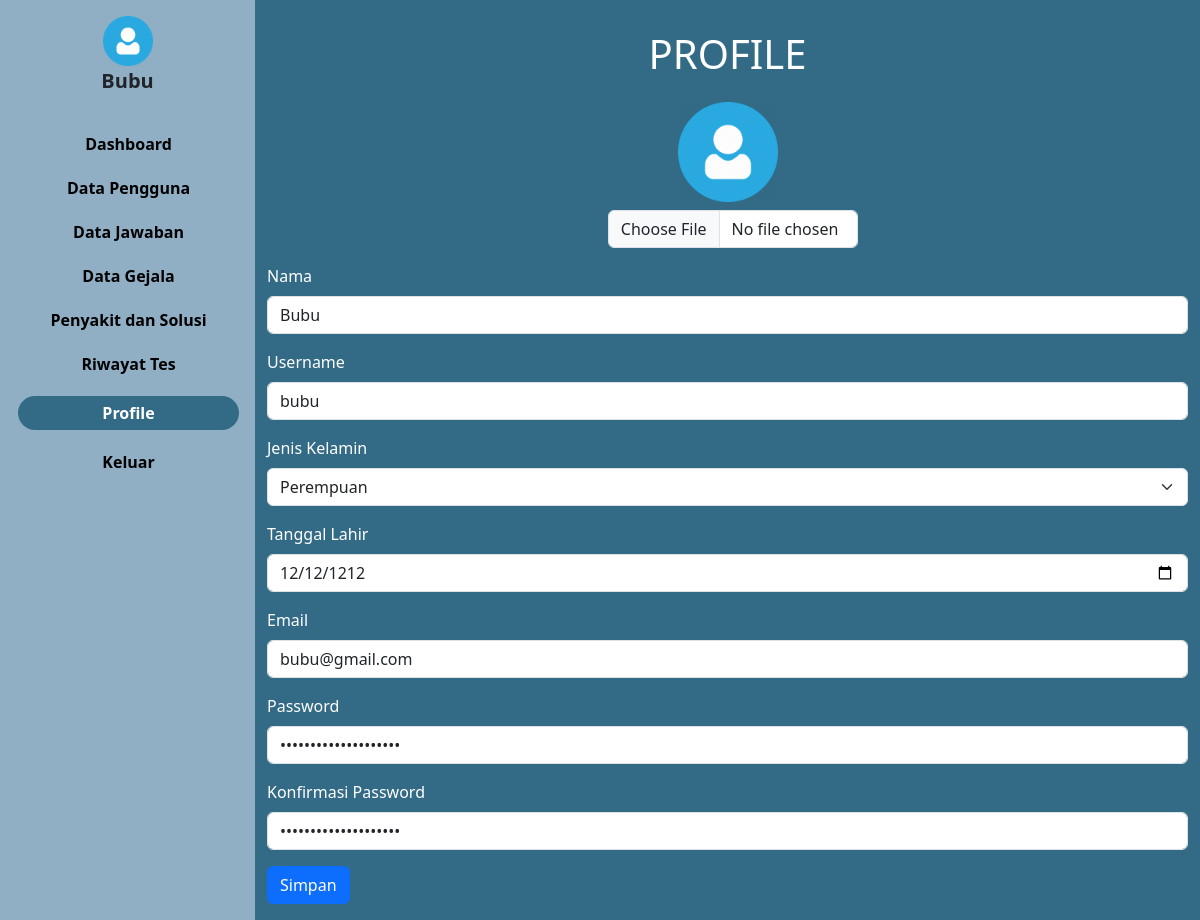
Page /profil.php (signed in) on the committed database.
### tables this page shows
CREATE TABLE `user` (
  `iduser` int(15) NOT NULL,
  `username` varchar(30) NOT NULL,
  `password` varchar(100) NOT NULL,
  `nama` varchar(45) NOT NULL,
  `jk` char(2) NOT NULL,
  `tanggal_lahir` date NOT NULL,
  `email` varchar(30) NOT NULL,
  `level` varchar(10) NOT NULL,
  `foto` varchar(30) NOT NULL
);

### konek.php (called while the page is built, shortened)
<?php
$koneksi = mysqli_connect("localhost", "root", "", "mata");
function query($query)
{
    global $koneksi;
    $result = mysqli_query($koneksi, $query);
    $rows = [];
    while ($row = mysqli_fetch_assoc($result)) {
        $rows[] = $row;
    }
    return $rows;
}
function dekripsi($teks)
{
    $text = $teks;
    $kunci = 'mataRara';
    $key = hash('sha256', $kunci);
    $pkey = "123";
    $method = "aes-192-cfb1";
    $iv = substr(hash('sha256', $pkey), 0, 16);
    $dekripsi = base64_decode($text);
    $dekripsi = openssl_decrypt($dekripsi, $method, $key, 0, $iv);
    return $dekripsi;
}
?>

### profil.php (the view, shortened to what this page needs)
<?php
require_once 'konek.php';
$id = dekripsi($_COOKIE['mataRara']);
$user = query("SELECT * FROM user WHERE iduser = $id")[0];
if ($user['jk'] == "L") {
  $jenis_kelamim = "Laki-Laki";
} else {
  $jenis_kelamim = "Perempuan";
}
?>
<html lang="en">
<head>
  <link href="https://cdn.jsdelivr.net/npm/bootstrap@5.3.0/dist/css/bootstrap.min.css" rel="stylesheet"
>
  <link rel="stylesheet" href="style.css">
</head>
<body>
  <div class="main-container d-flex">
    <div class="sidebar px-3 pt-3">
      <div class="header pb-3">
        <img class="text-center" src="img/<?= $user['foto']; ?>"
          style="width: 50px; margin-right: auto; margin-left: auto; display: block;" alt="">
        <h5 class="offcanvas-title fw-bold text-center" style="margin-left: auto; font-size: 20px"
          id="offcanvasDarkLabel"><?php echo $user['nama']; ?></h5>
      </div>
      <ul>
        <li class=""> <a href="admin.php">Dashboard</a></li>
        <li class=""><a href="pengguna.php">Data Pengguna</a></li>
        <li class=""> <a href="pertanyaan.php">Data Jawaban</a></li>
        <li class=""><a href="gejala.php">Data Gejala</a></li>
        <li class=""><a href="penyakit.php">Penyakit dan Solusi</a></li>
        <li class=""> <a href="riwayat.php">Riwayat Tes</a></li>
        <li class="active"> <a href="profil.php">Profile</a></li>
        <li class=""> <a href="keluar.php">Keluar</a></li>
      </ul>
    </div>
    <div class="content" style="width: 100%;">
      <div class="container ">
        <h1 style="text-align:center; margin-top: 30px; color: white; padding: 0px 35px">PROFILE</h1>
        <form method="post" action="" enctype="multipart/form-data">
          <div class="profil text-center mt-4">
            <img src="img/<?= $user['foto']; ?>" alt="" style="width:100px;">
            <div class="mb-3 mt-2 uploadFoto">
              <input style="width: 250px; margin-left: 37%;" class="form-control" type="file" id="formFile" name="foto">
            </div>
          </div>
          <div class="mb-3 text-white">
            <label class="form-label">Nama</label>
            <input type="text" class="form-control" value="<?= $user['nama']; ?>" name="nama">
          </div>
          <div class="mb-3 text-white">
            <label class="form-label">Username</label>
            <input type="text" class="form-control" value="<?= $user['username']; ?>" name="username">
          </div>
          <div class="mb-3 text-white">
            <label class="form-label">Jenis Kelamin</label>
            <select class="form-select" aria-label="Default select example" name="jk">
              <option value="<?= $user['jk']; ?>" selected hidden><?= $jenis_kelamim; ?></option>
            </select>
          </div>
          <div class="mb-3 text-white">
            <label class="form-label">Tanggal Lahir</label>
            <input type="date" value="<?= $user['tanggal_lahir']; ?>" class="form-control" name="tanggal_lahir">
          </div>
          <div class="mb-3 text-white">
            <label class="form-label">Email</label>
            <input type="text" class="form-control" value="<?= $user['email']; ?>" name="email">
          </div>
          <div class="mb-3 text-white">
            <label class="form-label">Password</label>
            <input type="password" class="form-control" value="<?= $user['password']; ?>" name="password">
          </div>
          <div class="mb-3 text-white">
            <label class="form-label">Konfirmasi Password</label>
            <input type="password" class="form-control" value="<?= $user['password']; ?>" name="password2">
          </div>
          <button type="submit" name="submit_profil" class="btn btn-primary">Simpan</button>
        </form>
      </div>
    </div>
</body>
</html>

### style.css (style rules this page uses)
body { background: #336B87; padding: 0; margin: 0; }
.sidebar { min-width: 255px; max-width: 255px; min-height: 100vh; background-color: #90AFC5; }
.sidebar ul { padding-left: 2px; text-align: center; }
.sidebar ul li a { font-weight: bold; color: black; font-size: auto; text-decoration: none; }
.sidebar ul li { margin-top: 20px; margin-bottom: 10px; list-style-type: none; }
.sidebar li.active { background: #336B87; width: auto; height: auto; padding: 5px 0; border-radius: 20px; }
.sidebar ul li.active a { color: white; font-size: auto; }

### rows in the picture
user: foto (picture), nama "Bubu", username "bubu", jk "Perempuan", tanggal_lahir "12/12/1212", email "bubu@gmail.com"
